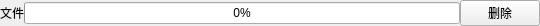
<?xml version="1.0" encoding="UTF-8"?>
<ui version="4.0">
 <class>FileProgress</class>
 <widget class="QWidget" name="FileProgress">
  <property name="geometry">
   <rect>
    <x>0</x>
    <y>0</y>
    <width>540</width>
    <height>25</height>
   </rect>
  </property>
  <property name="windowTitle">
   <string>Form</string>
  </property>
  <layout class="QGridLayout" name="gridLayout">
   <property name="leftMargin">
    <number>0</number>
   </property>
   <property name="topMargin">
    <number>0</number>
   </property>
   <property name="rightMargin">
    <number>0</number>
   </property>
   <property name="bottomMargin">
    <number>0</number>
   </property>
   <property name="horizontalSpacing">
    <number>0</number>
   </property>
   <property name="verticalSpacing">
    <number>10</number>
   </property>
   <item row="0" column="1">
    <layout class="QHBoxLayout" name="horizontalLayout">
     <item>
      <widget class="QLabel" name="fillename">
       <property name="text">
        <string>文件</string>
       </property>
      </widget>
     </item>
     <item>
      <widget class="QProgressBar" name="progressBar">
       <property name="value">
        <number>0</number>
       </property>
      </widget>
     </item>
     <item>
      <widget class="QPushButton" name="pushButton">
       <property name="text">
        <string>删除</string>
       </property>
      </widget>
     </item>
    </layout>
   </item>
  </layout>
 </widget>
 <resources/>
 <connections/>
</ui>
